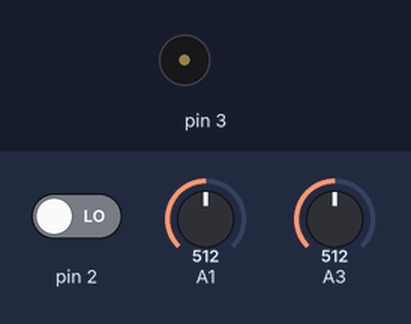
Recording of a sketch running on a simulated Arduino Uno, built with avr-gcc and run on an emulated ATmega328P. Shown: buzzer (waves = sounding). The inputs (shaded band) are chosen by the test bench; at power-on: pin 2 LOW, A1 = 512, A3 = 512.

Above: at 1.2 s.
1.3 s: pin 2 driven HIGH
At 1.6 s:
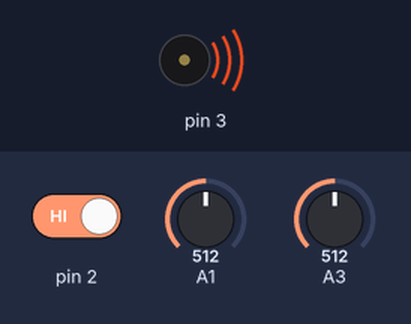
2.8 s: pin 2 driven LOW
At 3.5 s:
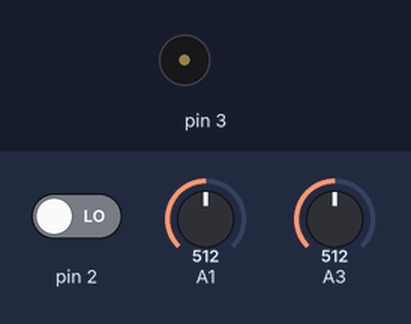
Timing chart, 0 to 5.8 s (numbered marks = the images above; inputs shaded):
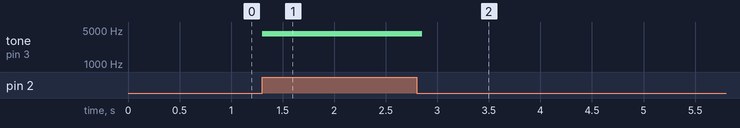

Measured:
- after the input at 1.3 s, tone on pin 3: silent → 4194 Hz at once
- after the input at 2.8 s, tone on pin 3: 4194 Hz → silent after 0.05 s

The sketch:

OptoTheremin.ino
```cpp
void setup() {

}

void loop() {
    if(digitalRead(2)) {
        digitalWrite(9, HIGH);
        digitalWrite(10, HIGH);
        digitalWrite(11, HIGH);
        tone(3, map(analogRead(1), 0, 60, 440, 880));
        delay(5 + analogRead(3));
    }
    else {
        digitalWrite(9, LOW);
        digitalWrite(10, LOW);
        digitalWrite(11, LOW);
        noTone(3);
    }
}
```
